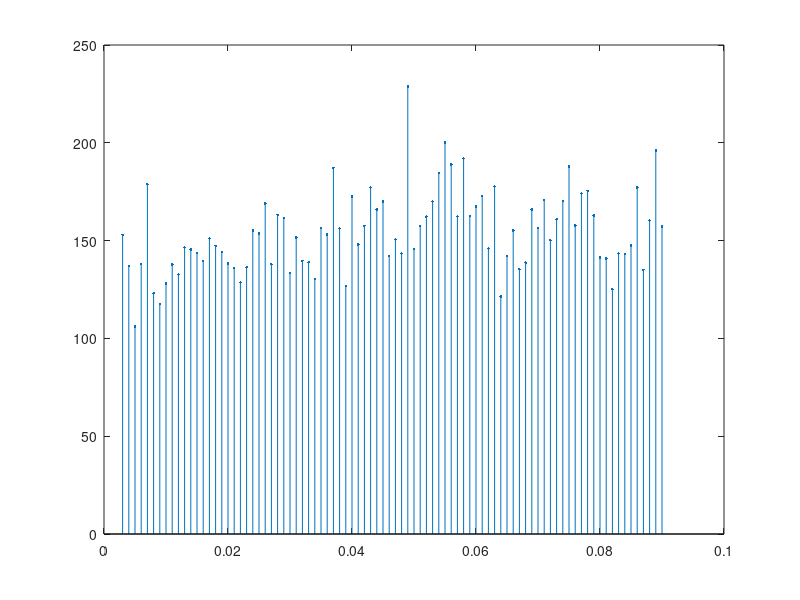

MATLAB code for this plot:
clear all; close all; clc;
load rosgrafico.dat
h=rosgrafico(:,1);
err=rosgrafico(:,2);
tempo=h.*err;
%stem3(tempo,h,err)
%view(15,20)
stem(h,tempo,'.')
% view(15,-20)
